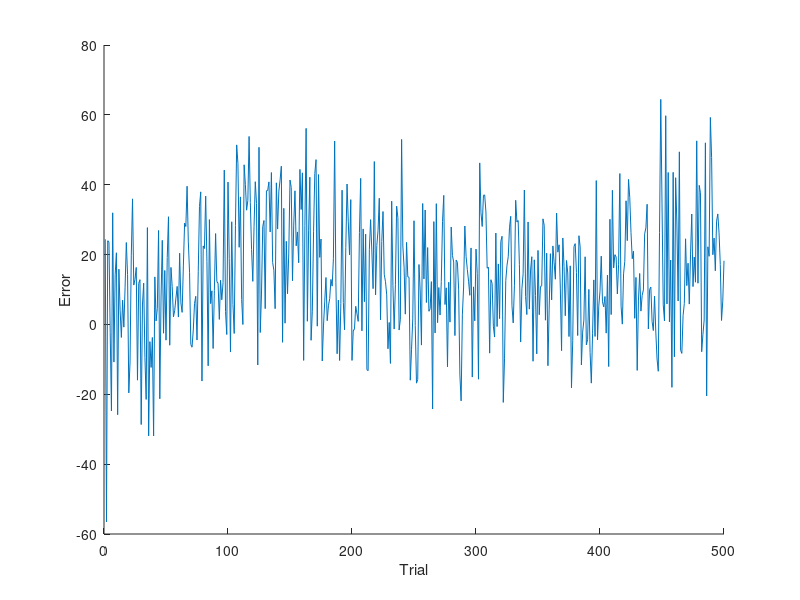
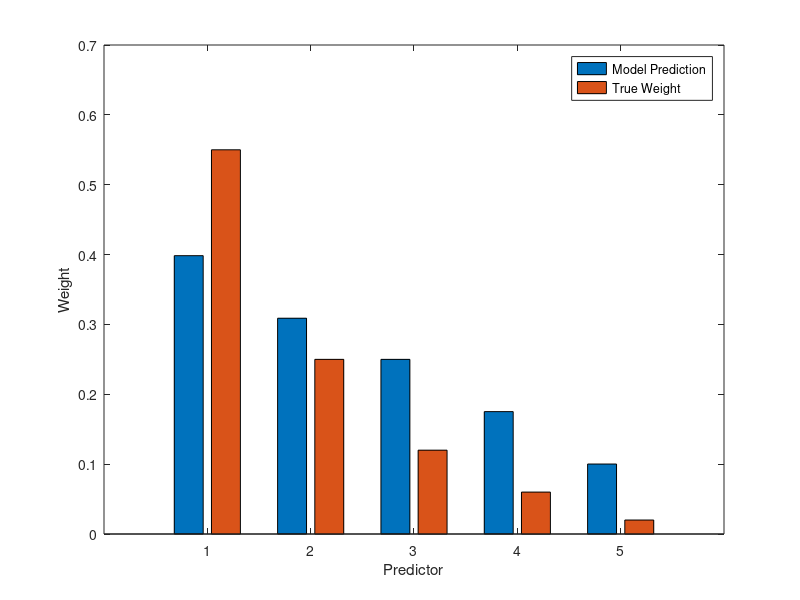

Write the MATLAB code that produced these figures, in order.
clear

%% Simulate exemplar based on entropy.
% In this simulation, we assume that agents make predictions by sampling
% the most similar instance they previously experienced, based on the
% euclidean distance between Xs. Here we assume that they can only remember
% the top 10 least entropic trials they have experienced.

%% generative parameters ==================================================
% number of dimensions
D = 5;

% regression coefficients
beta = [.55; .25; .12; .06; .02];

% generative function for sampling stimuli 
% note stimulus values are between 0 and 100
gX = @() (rand(D,1))*100;

% noise function
nZ = @() 0 * randn(1);

% number of trials people can remember
trial_mem = 10;


%% simulate ===============================================================
% initialize learning algorithm
theta = rand(D,1);

T = 500;

 for t = 1:T
     
    % sample X for this trial
    X = gX();
    
    %compute prediction
    if t > 1 && t < trial_mem
        dist = sqrt(sum((x_store - X).^2));
        Rhat = correct_response_store(dist == min(dist));
    elseif t > trial_mem
       dist = sqrt(sum((x_store - X).^2));
       [entropy_sorted, index] = sort(entropy);
       min_entropy_trials = (index(1:trial_mem));
       Rhat = correct_response_store(dist == min(dist(min_entropy_trials))); 
    else
        Rhat = 50 + 10*randn(1);
    end
    
    %store Rhats
    Rhat_store(:,t) = Rhat;
    
    %store X's
    x_store(:,t) = X;
    
    %compute entropy over the bars
    entropy = -1*sum(x_store/100.*log(x_store./100));
    
    %add correct response to store
    correct_response = beta' * X + nZ();
    correct_response_store(t) = correct_response;
    
    %store error
    error = Rhat - correct_response;
    error_store(t) = error;
    
 end

 %% Plot errors over time
figure(1); clf;  hold on;
plot(error_store')
xlabel('Trial')
ylabel('Error')

%% Plot regression weights
thetas = regress(Rhat_store', x_store');

figure
bar([thetas(1) beta(1); thetas(2) beta(2); thetas(3) beta(3); thetas(4) beta(4); thetas(5) beta(5)]);
xlabel('Predictor')
ylabel('Weight')
legend('Model Prediction', 'True Weight')



